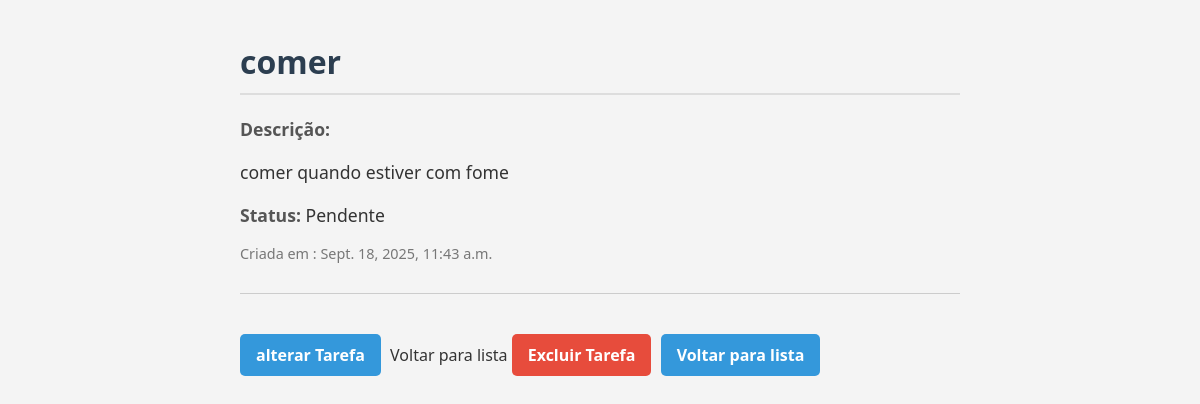
The page /tarefas/2/ on the database its author committed.
### tarefas/models.py (models this page shows, shortened)
class Tarefa (models.Model):
    titulo = models.CharField (max_length = 200)
    descricao = models.TextField (blank=True, null=True)
    data_criacao = models.DateTimeField (auto_now_add=True)
    concluida = models.BooleanField (default=False)
    projeto= models.ForeignKey (Projeto, on_delete = models.CASCADE, null = True, blank = True)

### tarefas/views.py (the view)
def detalhe_tarefa(request, tarefa_id):
    tarefa= get_object_or_404 (Tarefa, pk=tarefa_id)
    return render(request, 'tarefas/detalhe.html', {'tarefa':tarefa})

### tarefas/templates/tarefas/detalhe.html (shortened to what this page needs)
<!DOCTYPE html>
<html lang="pt-br">
    <head>
        {% load static %}
        <link rel="stylesheet" href="{% static 'detalhe/detalhe.css' %}">
    </head>
<body>
    <h1>{{tarefa.titulo}}</h1>
    <p><strong>Descrição:</strong>{{ tarefa.descricao|linebreaks}} </p>
    <p><strong>Status:</strong> {% if tarefa.concluida %}Concluido{% else %}Pendente{% endif %}</p>
    <small>Criada em : {{tarefa.data_criacao}}</tarefa></small>
    <hr>
    <a href="{% url 'alterar_tarefa' tarefa.id %}">alterar Tarefa</a>
    Voltar para lista
     <a href="{% url 'excluir_tarefa' tarefa.id %}">Excluir Tarefa</a>
    <a href="{% url 'lista_tarefas' %}">Voltar para lista</a>
</body>
</html>

### tarefas/static/detalhe/detalhe.css (style rules this page uses)
* { margin: 0; padding: 0; box-sizing: border-box; }
body { font-family: 'Segoe UI', Tahoma, Geneva, Verdana, sans-serif; background-color: #f4f4f4; color: #333; padding: 40px; max-width: 800px; margin: auto; }
h1 { font-size: 2em; color: #2c3e50; margin-bottom: 20px; border-bottom: 2px solid #ddd; padding-bottom: 10px; }
p { font-size: 1.1em; line-height: 1.6; margin-bottom: 15px; }
strong { color: #555; }
small { display: block; margin-top: 10px; color: #777; font-size: 0.9em; }
hr { margin: 30px 0; border: none; border-top: 1px solid #ccc; }
a { display: inline-block; margin: 10px 5px 0 0; padding: 10px 16px; text-decoration: none; background-color: #3498db; color: white; border-radius: 5px; transition: background-color 0.3s ease; font-weight: bold; }
a[href*="excluir"] { background-color: #e74c3c; }

### rows shown on the page
Tarefa: titulo "comer", descricao "comer quando estiver com fome", data_criacao "Sept. 18, 2025, 11:43 a.m."
